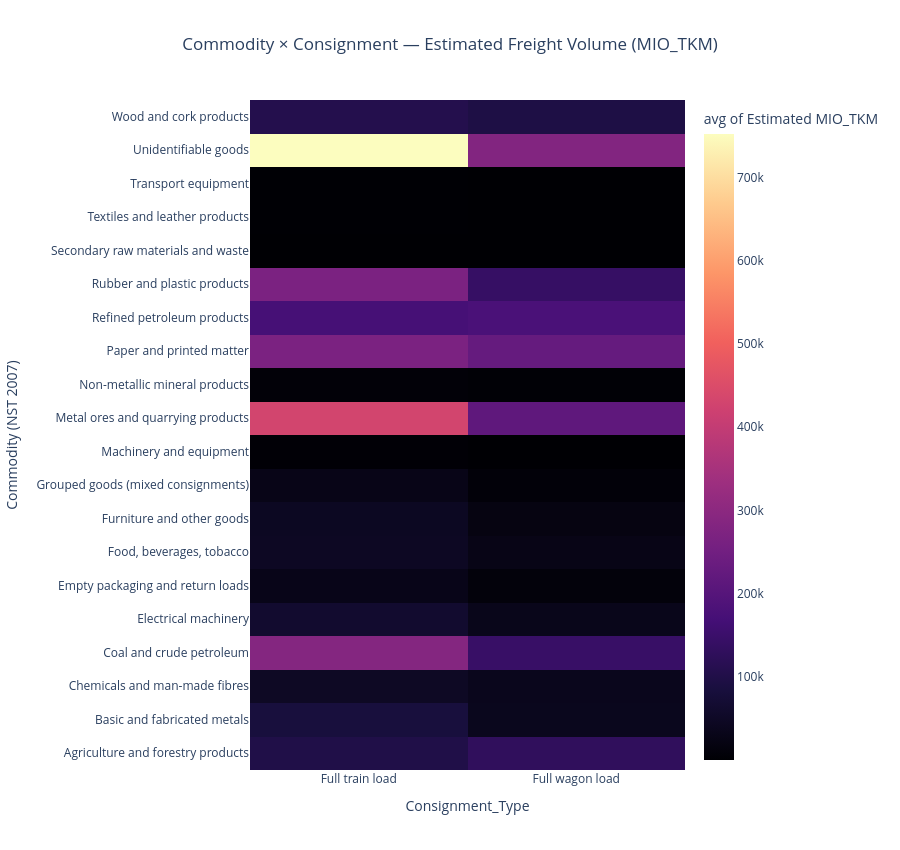

Write notebook code for a chart like this one.
### Markdown cell above
1. Heatmap

### Code cell
# Heatmap — Absolute estimated freight volumes (MIO_TKM)
heatmap_long = agg.melt(
    id_vars="NST2007_desc",
    value_vars=["Est_train_MIO_TKM", "Est_wagon_MIO_TKM"],
    var_name="Consignment_Type",
    value_name="MIO_TKM"
)

# Replacing technical column names with readable labels
heatmap_long["Consignment_Type"] = heatmap_long["Consignment_Type"].map({
    "Est_train_MIO_TKM": "Full train load",
    "Est_wagon_MIO_TKM": "Full wagon load"
})

fig_heatmap = px.density_heatmap(
    heatmap_long,
    x="Consignment_Type",
    y="NST2007_desc",
    z="MIO_TKM",
    histfunc="avg",
    title="Commodity × Consignment — Estimated Freight Volume (MIO_TKM)",
    labels={"NST2007_desc": "Commodity (NST 2007)", "MIO_TKM": "Estimated MIO_TKM"},
    color_continuous_scale="magma"
)
fig_heatmap.update_layout(height=850, title_x=0.5)
fig_heatmap.show()

### Figure 1 — Plotly figure (JSON) as saved in the notebook; plotly's stock layout.template omitted (floating-point values rounded to 4 significant figures)
{"data": [{"coloraxis": "coloraxis", "histfunc": "avg", "hovertemplate": "Consignment_Type=%{x}<br>Commodity (NST 2007)=%{y}<br>avg of Estimated MIO_TKM=%{z}<extra></extra>", "name": "", "type": "histogram2d", "x": ["Full train load", "Full train load", "Full train load", "Full train load", "Full train load", "Full train load", "Full train load", "Full train load", "Full train load", "Full train load", "Full train load", "Full train load", "Full train load", "Full train load", "Full train load", "Full train load", "Full train load", "Full train load", "Full train load", "Full train load", "Full wagon load", "Full wagon load", "Full wagon load", "Full wagon load", "Full wagon load", "Full wagon load", "Full wagon load", "Full wagon load", "Full wagon load", "Full wagon load", "Full wagon load", "Full wagon load", "Full wagon load", "Full wagon load", "Full wagon load", "Full wagon load", "Full wagon load", "Full wagon load", "Full wagon load", "Full wagon load"], "xaxis": "x", "xbingroup": "x", "y": ["Agriculture and forestry products", "Basic and fabricated metals", "Chemicals and man-made fibres", "Coal and crude petroleum", "Electrical machinery", "Empty packaging and return loads", "Food, beverages, tobacco", "Furniture and other goods", "Grouped goods (mixed consignments)", "Machinery and equipment", "Metal ores and quarrying products", "Non-metallic mineral products", "Paper and printed matter", "Refined petroleum products", "Rubber and plastic products", "Secondary raw materials and waste", "Textiles and leather products", "Transport equipment", "Unidentifiable goods", "Wood and cork products", "Agriculture and forestry products", "Basic and fabricated metals", "Chemicals and man-made fibres", "Coal and crude petroleum", "Electrical machinery", "Empty packaging and return loads", "Food, beverages, tobacco", "Furniture and other goods", "Grouped goods (mixed consignments)", "Machinery and equipment", "Metal ores and quarrying products", "Non-metallic mineral products", "Paper and printed matter", "Refined petroleum products", "Rubber and plastic products", "Secondary raw materials and waste", "Textiles and leather products", "Transport equipment", "Unidentifiable goods", "Wood and cork products"], "yaxis": "y", "ybingroup": "y", "z": [99580.0, 83520.0, 47810.0, 285500.0, 63870.0, 29020.0, 45630.0, 43630.0, 27470.0, 2754.0, 430300.0, 6921.0, 267400.0, 170400.0, 268700.0, 669.6, 1124.0, 1278.0, 752300.0, 106800.0, 129100.0, 36570.0, 34920.0, 144000.0, 33290.0, 11270.0, 27390.0, 19890.0, 7160.0, 896.2, 216500.0, 3836.0, 228000.0, 178900.0, 140700.0, 391.4, 336.0, 946.9, 282100.0, 95670.0]}], "layout": {"coloraxis": {"colorbar": {"title": {"text": "avg of Estimated MIO_TKM"}}, "colorscale": [[0, "#000004"], [0.1111, "#180f3d"], [0.2222, "#440f76"], [0.3333, "#721f81"], [0.4444, "#9e2f7f"], [0.5556, "#cd4071"], [0.6667, "#f1605d"], [0.7778, "#fd9668"], [0.8889, "#feca8d"], [1, "#fcfdbf"]]}, "height": 850, "legend": {"tracegroupgap": 0}, "title": {"text": "Commodity × Consignment — Estimated Freight Volume (MIO_TKM)", "x": 0.5}, "xaxis": {"anchor": "y", "domain": [0, 1], "title": {"text": "Consignment_Type"}}, "yaxis": {"anchor": "x", "domain": [0, 1], "title": {"text": "Commodity (NST 2007)"}}}}
